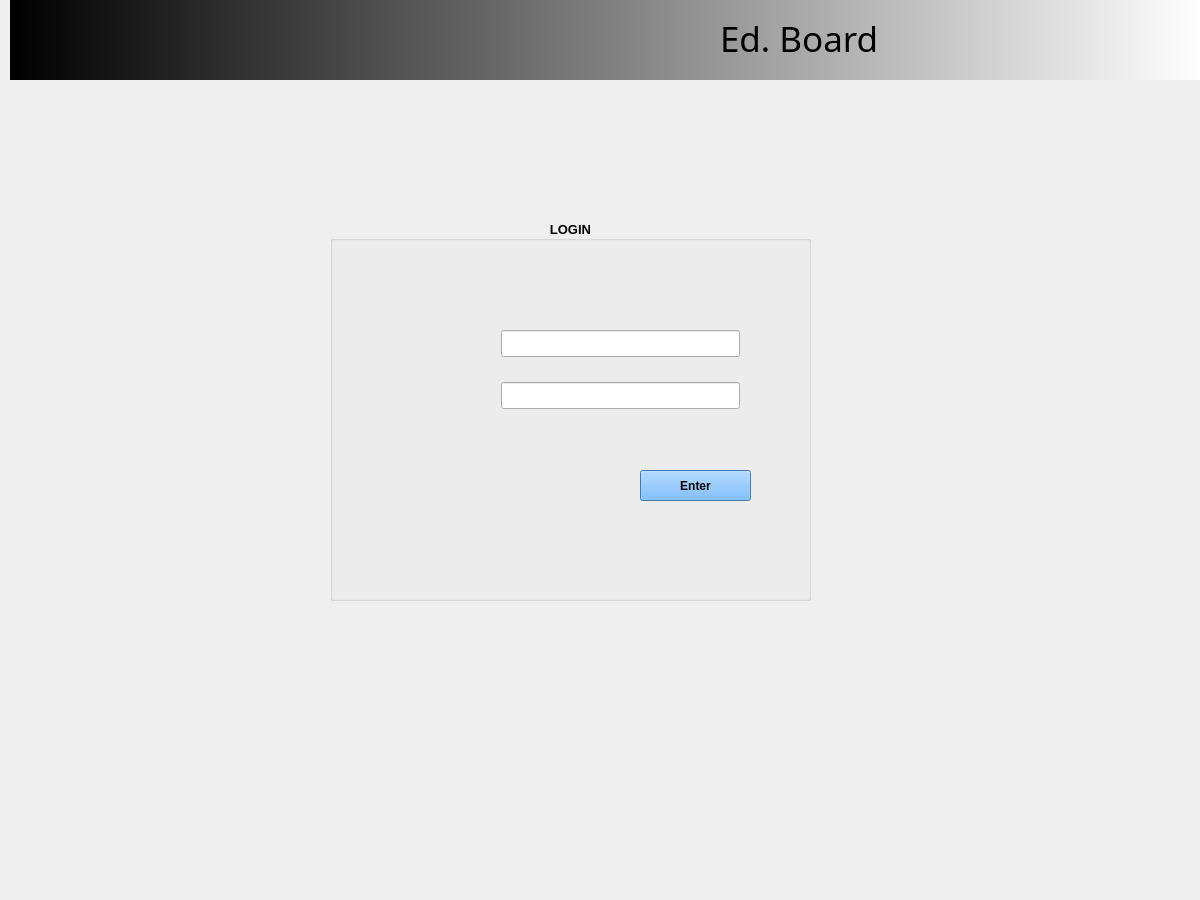
<?xml version="1.0" encoding="UTF-8"?>
<ui version="4.0">
 <class>MainWindow</class>
 <widget class="QMainWindow" name="MainWindow">
  <property name="geometry">
   <rect>
    <x>0</x>
    <y>0</y>
    <width>1200</width>
    <height>900</height>
   </rect>
  </property>
  <property name="minimumSize">
   <size>
    <width>1200</width>
    <height>900</height>
   </size>
  </property>
  <property name="windowTitle">
   <string>Login</string>
  </property>
  <property name="windowIcon">
   <iconset resource="src.qrc">
    <normaloff>:/images/Login.jpg</normaloff>:/images/Login.jpg</iconset>
  </property>
  <property name="autoFillBackground">
   <bool>true</bool>
  </property>
  <property name="styleSheet">
   <string notr="true">#centralWidget{

	background-image: url(:/images/bg.png);

}</string>
  </property>
  <widget class="QWidget" name="centralWidget">
   <widget class="QWidget" name="topPanel" native="true">
    <property name="geometry">
     <rect>
      <x>10</x>
      <y>0</y>
      <width>1191</width>
      <height>80</height>
     </rect>
    </property>
    <property name="minimumSize">
     <size>
      <width>800</width>
      <height>2</height>
     </size>
    </property>
    <property name="styleSheet">
     <string notr="true">#topPanel{

	background-color: qlineargradient(spread:pad, x1:0, y1:0, x2:1, y2:0, stop:0 rgba(0, 0, 0, 255), stop:1 rgba(255, 255, 255, 255));

}</string>
    </property>
    <widget class="QWidget" name="headerIcon" native="true">
     <property name="geometry">
      <rect>
       <x>1040</x>
       <y>0</y>
       <width>111</width>
       <height>81</height>
      </rect>
     </property>
     <property name="styleSheet">
      <string notr="true">#headerIcon{

	border-image: url(:/images/main-icon.png);

}</string>
     </property>
    </widget>
    <widget class="QLabel" name="headerName">
     <property name="geometry">
      <rect>
       <x>710</x>
       <y>10</y>
       <width>361</width>
       <height>57</height>
      </rect>
     </property>
     <property name="font">
      <font>
       <family>MV Boli</family>
       <pointsize>26</pointsize>
      </font>
     </property>
     <property name="text">
      <string>Ed. Board</string>
     </property>
    </widget>
   </widget>
   <widget class="QGroupBox" name="loginForm">
    <property name="geometry">
     <rect>
      <x>330</x>
      <y>220</y>
      <width>481</width>
      <height>381</height>
     </rect>
    </property>
    <property name="font">
     <font>
      <pointsize>10</pointsize>
      <weight>75</weight>
      <bold>true</bold>
     </font>
    </property>
    <property name="layoutDirection">
     <enum>Qt::LeftToRight</enum>
    </property>
    <property name="autoFillBackground">
     <bool>true</bool>
    </property>
    <property name="styleSheet">
     <string notr="true"/>
    </property>
    <property name="title">
     <string>LOGIN</string>
    </property>
    <property name="alignment">
     <set>Qt::AlignCenter</set>
    </property>
    <widget class="QPushButton" name="loginButton">
     <property name="geometry">
      <rect>
       <x>310</x>
       <y>250</y>
       <width>111</width>
       <height>31</height>
      </rect>
     </property>
     <property name="font">
      <font>
       <pointsize>9</pointsize>
       <weight>75</weight>
       <bold>true</bold>
      </font>
     </property>
     <property name="styleSheet">
      <string notr="true">#loginButton{

	background-color: rgb(85, 170, 255);

}

#loginButton:hover{


	background-color: rgb(255, 255, 0);

}</string>
     </property>
     <property name="text">
      <string>Enter</string>
     </property>
    </widget>
    <widget class="QWidget" name="">
     <property name="geometry">
      <rect>
       <x>160</x>
       <y>80</y>
       <width>261</width>
       <height>141</height>
      </rect>
     </property>
     <layout class="QVBoxLayout" name="verticalLayout">
      <item>
       <widget class="QLineEdit" name="userName">
        <property name="font">
         <font>
          <pointsize>12</pointsize>
         </font>
        </property>
       </widget>
      </item>
      <item>
       <widget class="QLineEdit" name="userPassword">
        <property name="font">
         <font>
          <pointsize>12</pointsize>
         </font>
        </property>
        <property name="echoMode">
         <enum>QLineEdit::Password</enum>
        </property>
       </widget>
      </item>
     </layout>
    </widget>
    <widget class="QWidget" name="">
     <property name="geometry">
      <rect>
       <x>20</x>
       <y>90</y>
       <width>171</width>
       <height>111</height>
      </rect>
     </property>
     <layout class="QVBoxLayout" name="verticalLayout_2">
      <item>
       <widget class="QWidget" name="clientIcon" native="true">
        <property name="styleSheet">
         <string notr="true">#clientIcon{

	image: url(:/images/client-icon.png);

}</string>
        </property>
       </widget>
      </item>
      <item>
       <widget class="QWidget" name="lockIcon" native="true">
        <property name="styleSheet">
         <string notr="true">#lockIcon{

	image: url(:/images/lock-icon.jpeg);

}</string>
        </property>
       </widget>
      </item>
     </layout>
    </widget>
   </widget>
  </widget>
 </widget>
 <layoutdefault spacing="6" margin="11"/>
 <resources>
  <include location="src.qrc"/>
 </resources>
 <connections/>
</ui>
